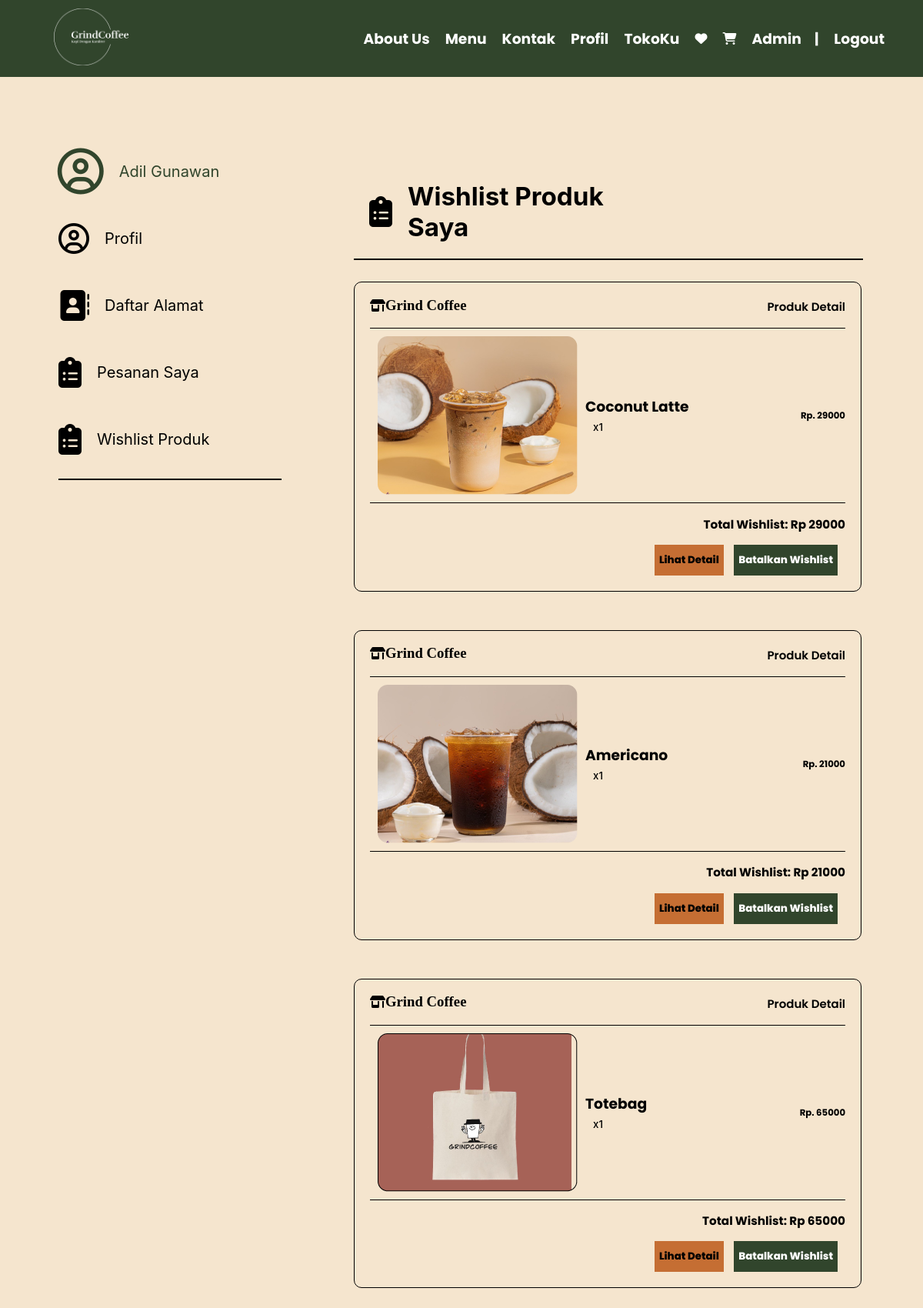
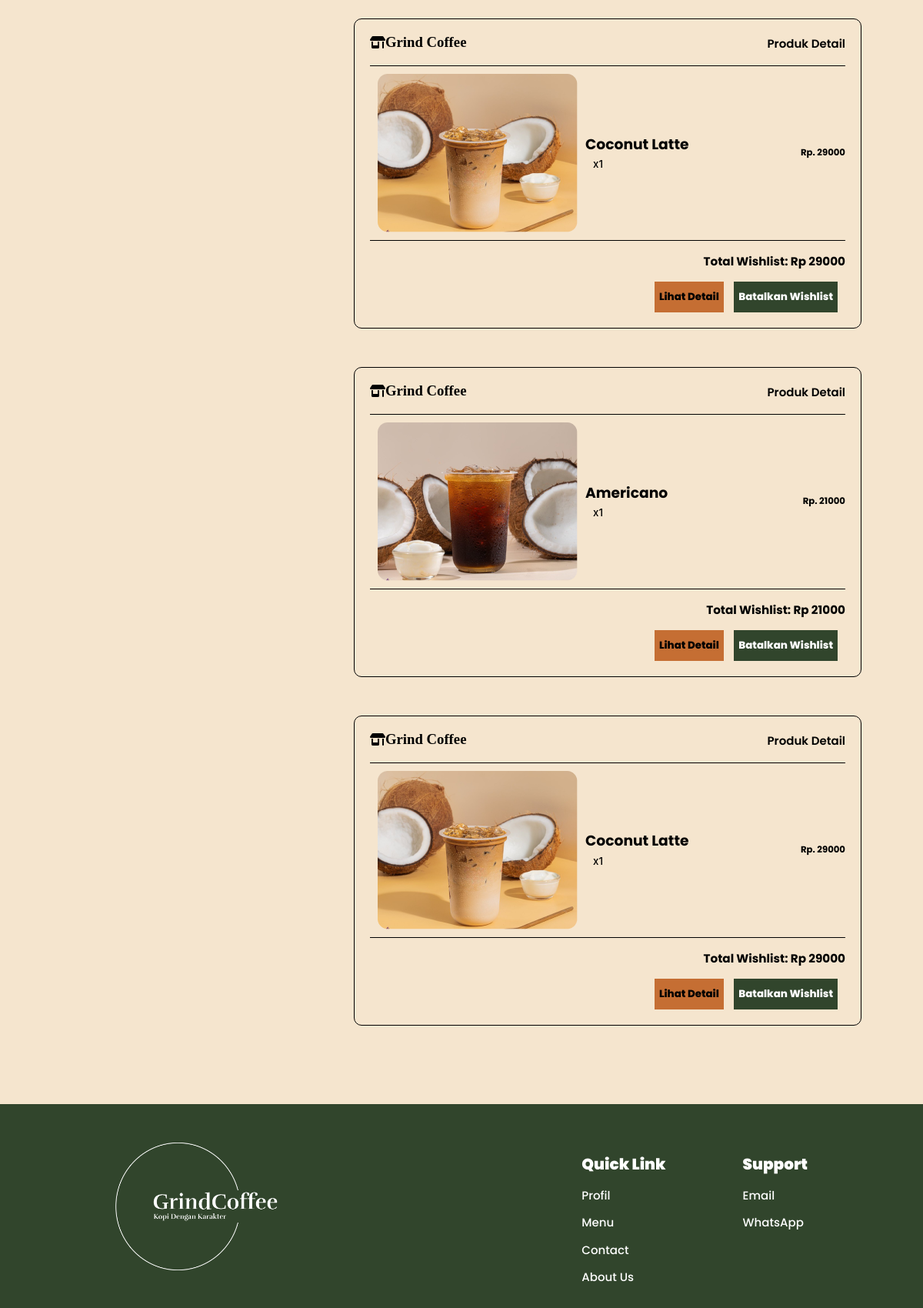
Page /wishlist_produk.php (signed in, upper part) on the committed database (2 pictures, top to bottom).
### tables this page shows
CREATE TABLE `users` (
  `id` int(10) NOT NULL,
  `first_name` varchar(255) NOT NULL,
  `last_name` varchar(255) NOT NULL,
  `email` varchar(255) NOT NULL,
  `no_telp` varchar(20) NOT NULL,
  `birth_date` date NOT NULL,
  `alamat` text DEFAULT NULL,
  `password` varchar(255) NOT NULL,
  `is_admin` int(10) NOT NULL
);

CREATE TABLE `wishlist_produk` (
  `id` int(11) NOT NULL,
  `produk_id` int(255) NOT NULL,
  `nama` varchar(255) NOT NULL,
  `harga` decimal(10,0) NOT NULL,
  `stok` int(200) NOT NULL,
  `image` varchar(255) NOT NULL,
  `slogan` varchar(255) NOT NULL
);

### wishlist_produk.php (the view, shortened to what this page needs)
<?php
include 'database/koneksi.php';
include 'templates/header.php';
?>
    <div class="sectionprofil">
      <div class="leftbarmenu">
        <div class="namaprofil">
          <i class="fa-regular fa-circle-user"><h5>Adil Gunawan</h5></i>
        </div>
        <div class="menuleftbar">
          <div class="menu">
            <i class="fa-regular fa-circle-user"><h5>Profil</h5></i>
          </div>
          <div class="menu">
            <i class="fa-solid fa-address-book"><h5>Daftar Alamat</h5></i>
          </div>
          <div class="menu">
            <i class="fa-solid fa-clipboard-list"><h5>Pesanan Saya</h5></i>
          </div>
          <div class="menu">
            <i class="fa-solid fa-clipboard-list"><h5>Wishlist Produk </h5></i>
          </div>
          <hr />
        </div>
      </div>
      <div class="isiprofil">
        <div class="alamat">
          <i class="fa-solid fa-clipboard-list"></i>
          <h5>Wishlist Produk Saya</h5>
        </div>
        <hr class="garis" />
        <?php
        $query3 = mysqli_query($koneksi, "SELECT * FROM wishlist_produk");
        while($data3 = mysqli_fetch_assoc($query3)){
        ?>
        <div class="boxpesanan">
          <div class="jarakiconshop">
            <div class="iconshop">
              <i class="fa-solid fa-shop"></i>
              <h3>Grind Coffee</h3>
            </div>
            <div class="belumbayar">
              <h3>Produk Detail</h3>
            </div>
          </div>
          <div class="garispesanan"></div>
          <div class="productpesanan">
            <div class="imageproductpesanan">
            <img src="images/<?php echo $data3["image"]?>" alt="" />
              <div class="textproductpesanan">
                <h3><?php echo $data3["nama"]?></h3>
                <h5>x1</h5>
              </div>
            </div>
            <div class="hargaitem">
              <h3>Rp. <?php echo $data3["harga"]?></h3>
            </div>
          </div>
          <div class="garispesanan"></div>
          <div class="totalharga">
            <h3>Total Wishlist: Rp <?php echo $data3["harga"]?></h3>
            <a href="product_detail.php?id=<?php echo $data3['produk_id']?>"><button class="button1">Lihat Detail</button></a>
            <a href="database/hapus_wishlist.php?id=<?php echo $data3['id'];?>" onclick="hapus_wishlist()"><button class="button2">Batalkan Wishlist</button></a>
          </div>
        </div>
        <?php }?>
      </div>
    </div>
    <br />
    <br />
    <br />
    <br />
    <?php
include 'templates/footer.php';
?>

### templates/header.php (shortened to what this page needs)
<?php
if (!isset($_SESSION['email'])){
  $buttonLogoutStyle = 'display:none';
} else {
  $buttonLogoutStyle = '';
}
$email = $_SESSION['email'];
include 'database/koneksi.php';
$query = mysqli_query($koneksi, "SELECT * FROM users WHERE email='$email'");
$profil = mysqli_fetch_assoc($query);
?>
<!DOCTYPE html>
<html lang="en">
  <head>
    <link rel="stylesheet" href="assets/style.css" />
  </head>
  <body>
    <nav>
      <div class="posisilogo">
        <a href="index.php"
          ><img
            src="images/grindcoffee-high-resolution-logo-white-on-transparent-background.png"
            alt=""
            class="gambarlogo"
          />
        </a>
      </div>
      <div class="textheader">
        <a href="aboutus.php"><h3>About Us</h3></a>
        <a href="menukopi.php"><h3>Menu</h3></a>
        <a href="contactus.php"><h3>Kontak</h3></a>
        <a href="profil.php"><h3>Profil</h3></a>
        <a href="tokoku.php" style="<?php echo $buttonTokokuStyle; ?>"><h3>TokoKu</h3></a>
        <a href="wishlist_produk.php"><i class="fa-solid fa-heart" style="color: white"></i></a>
        <a href="keranjang.php"
          ><i class="fa-solid fa-cart-shopping" style="color: white"></i
        ></a>
        <a href="profil.php"><h3><?php echo $profil["first_name"];?><span style="margin-left:17px">|</span></h3></a>
        <a href="#" style="<?php echo $buttonLogoutStyle;?>" onclick="logout()" ><h3>Logout </h3></a>
      </div>
    </nav>

### assets/style.css (style rules this page uses)
html, body, div { margin: 0; padding: 0; border: 0; font-size: 100%; font: inherit; vertical-align: baseline; }
body { width: 100%; height: auto; background-color: #f5e5ce; }
nav { display: flex; align-items: center; justify-content: space-between; background-color: #31452c; height: 100px; width: auto; }
.posisilogo { margin-left: 70px; }
.gambarlogo { width: 120px; height: auto; }
.textheader { display: flex; font-family: "Poppins", sans-serif; align-items: center; gap: 20px; margin-right: 50px; color: white; }
.textheader a { text-decoration: none; color: inherit; }
.garis { width: 1000px; border: 1px solid white; }
.sectionprofil { display: flex; width: 100%; height: auto; }
.leftbarmenu { display: flex; flex-direction: column; width: 30%; align-items: center; margin-top: 80px; }
.namaprofil i { display: flex; align-items: center; gap: 20px; font-size: 60px; color: #31452c; }
.namaprofil i h5 { font-family: "Inter", sans-serif; font-weight: 400; color: #31452c; font-size: 20px; }
.menuleftbar { display: flex; flex-direction: column; width: 80%; margin-left: 80px; }
.menuleftbar .menu i { display: flex; align-items: center; gap: 20px; font-size: 40px; }
.menuleftbar .menu i h5 { font-family: "Inter", sans-serif; font-weight: 400; color: black; font-size: 20px; }
.menuleftbar hr { width: 100%; border: 1px solid black; }
.isiprofil { display: flex; flex-direction: column; margin-top: 80px; width: 55%; margin-left: 100px; }
.isiprofil hr { width: 100%; margin-top: -20px; border: 1px solid black; }
.isiprofil .alamat { display: flex; align-items: center; font-family: "Inter", sans-serif; margin-left: 20px; gap: 20px; font-size: 40px; }
.isiprofil .alamat h5 { width: 50%; }
.isiprofil .garis { margin-top: -35px; }
.boxpesanan { display: flex; flex-direction: column; justify-content: center; border: 1.5px solid black; border-radius: 10px; padding: 20px; margin-bottom: 30px; margin-top: 20px; }
.garispesanan { border-top: 1.5px solid black; }
.iconshop { display: flex; align-items: center; margin-top: -20px; }
.jarakiconshop { display: flex; justify-content: space-between; }
.belumbayar h3 { font-family: "Poppins", sans-serif; margin-top: 0px; font-size: 15px; font-weight: 600; }
.productpesanan { display: flex; justify-content: space-between; align-items: center; }
.imageproductpesanan { display: flex; align-items: center; gap: 10px; padding: 10px; }
.textproductpesanan h3 { font-family: "Poppins", sans-serif; }
.textproductpesanan h5 { font-family: "Inter", sans-serif; margin-left: 10px; font-weight: 500; margin-top: -15px; }
.hargaitem { font-family: "Poppins", sans-serif; font-size: 10px; }
.totalharga { font-family: "Poppins", sans-serif; font-size: 13px; text-align: right; }
.totalharga .button1 { font-family: "Poppins", sans-serif; font-weight: 800; margin-right: 10px; height: 40px; background-color: #c56e33; border: none; }
.totalharga .button2 { font-family: "Poppins", sans-serif; font-weight: 800; margin-right: 10px; height: 40px; background-color: #31452c; color: white; border: none; }

### rows in the picture
users: first_name "Admin"
wishlist_produk: image (picture), nama "Coconut Latte", harga "29000"
wishlist_produk: image (picture), nama "Americano", harga "21000"
wishlist_produk: image (picture), nama "Totebag", harga "65000"
wishlist_produk: image (picture), nama "Coconut Latte", harga "29000"
wishlist_produk: image (picture), nama "Americano", harga "21000"
wishlist_produk: image (picture), nama "Coconut Latte", harga "29000"
